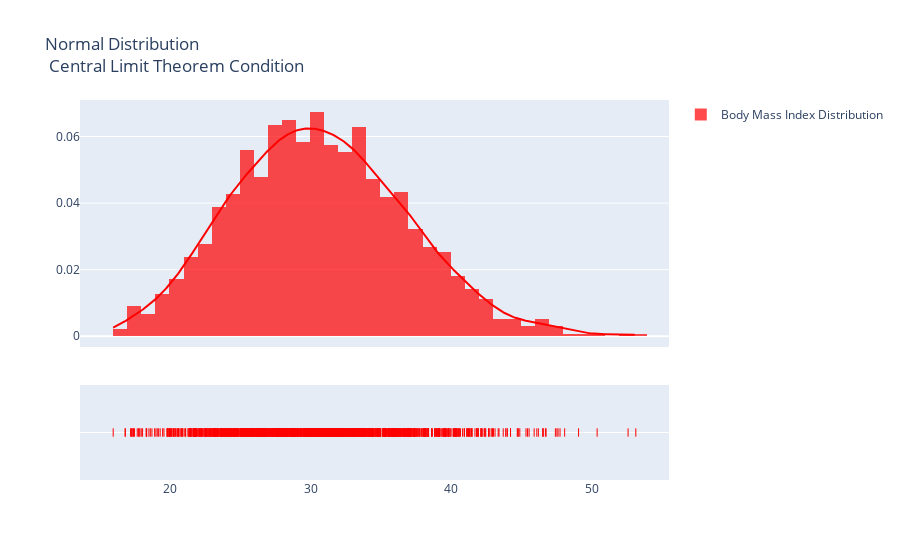

Notebook source saved alongside this figure:
### Markdown cell above
<h3> Is there a Relationship between BMI and Age</h3>
<a id="bmi_age"></a>
<ul>
    <li><b>BMI frequency: </b> Most of the BMI frequency is concentrated between 27 - 33. </li>
    <li><b> Correlations </b> Age and charges have a correlation of 0.29 while bmi and charges have a correlation of 0.19 </li>
    <li><b> Relationship betweem BMI and Age: </b> The correlation for these two variables is 0.10 which is not that great. Therefore, we can disregard that age has a huge influence on BMI. </li>
    </ul>

### Code cell
bmi = [df["bmi"].values.tolist()]
group_labels = ['Body Mass Index Distribution']

colors = ['#FF0000']

fig = ff.create_distplot(bmi, group_labels, colors=colors)
# Add title
fig['layout'].update(title='Normal Distribution <br> Central Limit Theorem Condition')

iplot(fig, filename='Basic Distplot')

### Figure 1 — Plotly figure (JSON) as saved in the notebook; plotly's stock layout.template omitted (floating-point values rounded to 4 significant figures; data arrays with more than 128 entries replaced by an {"elided": "..."} marker saying what was removed)
{"data": [{"autobinx": false, "histnorm": "probability density", "legendgroup": "Body Mass Index Distribution", "marker": {"color": "#FF0000"}, "name": "Body Mass Index Distribution", "opacity": 0.7, "type": "histogram", "x": {"elided": "1338 float values"}, "xaxis": "x", "xbins": {"end": 53.13, "size": 1, "start": 15.96}, "yaxis": "y"}, {"legendgroup": "Body Mass Index Distribution", "marker": {"color": "#FF0000"}, "mode": "lines", "name": "Body Mass Index Distribution", "showlegend": false, "type": "scatter", "x": {"elided": "500 float values"}, "xaxis": "x", "y": {"elided": "500 float values"}, "yaxis": "y"}, {"legendgroup": "Body Mass Index Distribution", "marker": {"color": "#FF0000", "symbol": "line-ns-open"}, "mode": "markers", "name": "Body Mass Index Distribution", "showlegend": false, "type": "scatter", "x": {"elided": "1338 float values"}, "xaxis": "x", "y": {"elided": "1338 str values"}, "yaxis": "y2"}], "layout": {"barmode": "overlay", "hovermode": "closest", "legend": {"traceorder": "reversed"}, "title": {"text": "Normal Distribution <br> Central Limit Theorem Condition"}, "xaxis": {"anchor": "y2", "domain": [0, 1], "zeroline": false}, "yaxis": {"anchor": "free", "domain": [0.35, 1], "position": 0}, "yaxis2": {"anchor": "x", "domain": [0, 0.25], "dtick": 1, "showticklabels": false}}}
